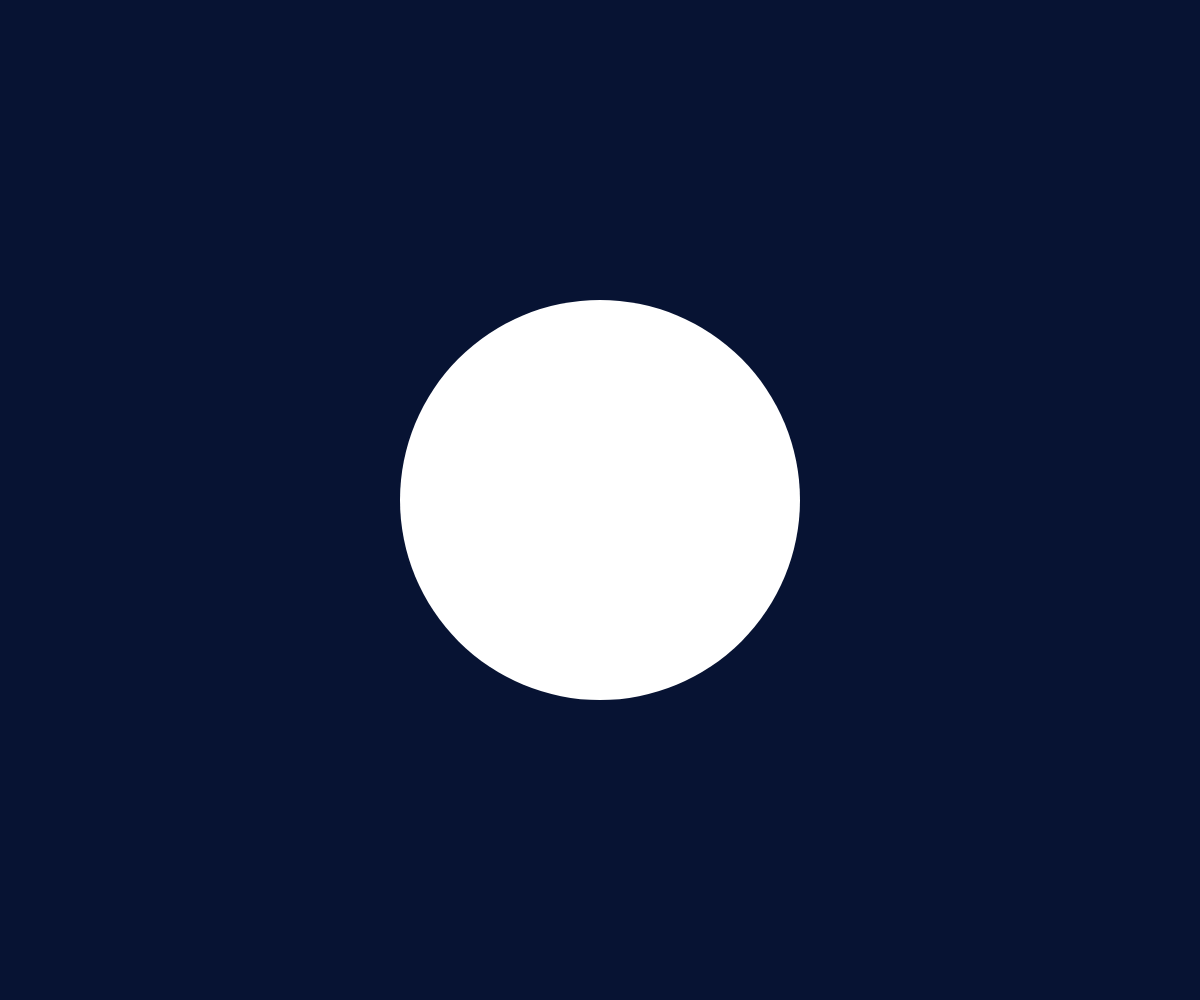
Frame 1 (no input)
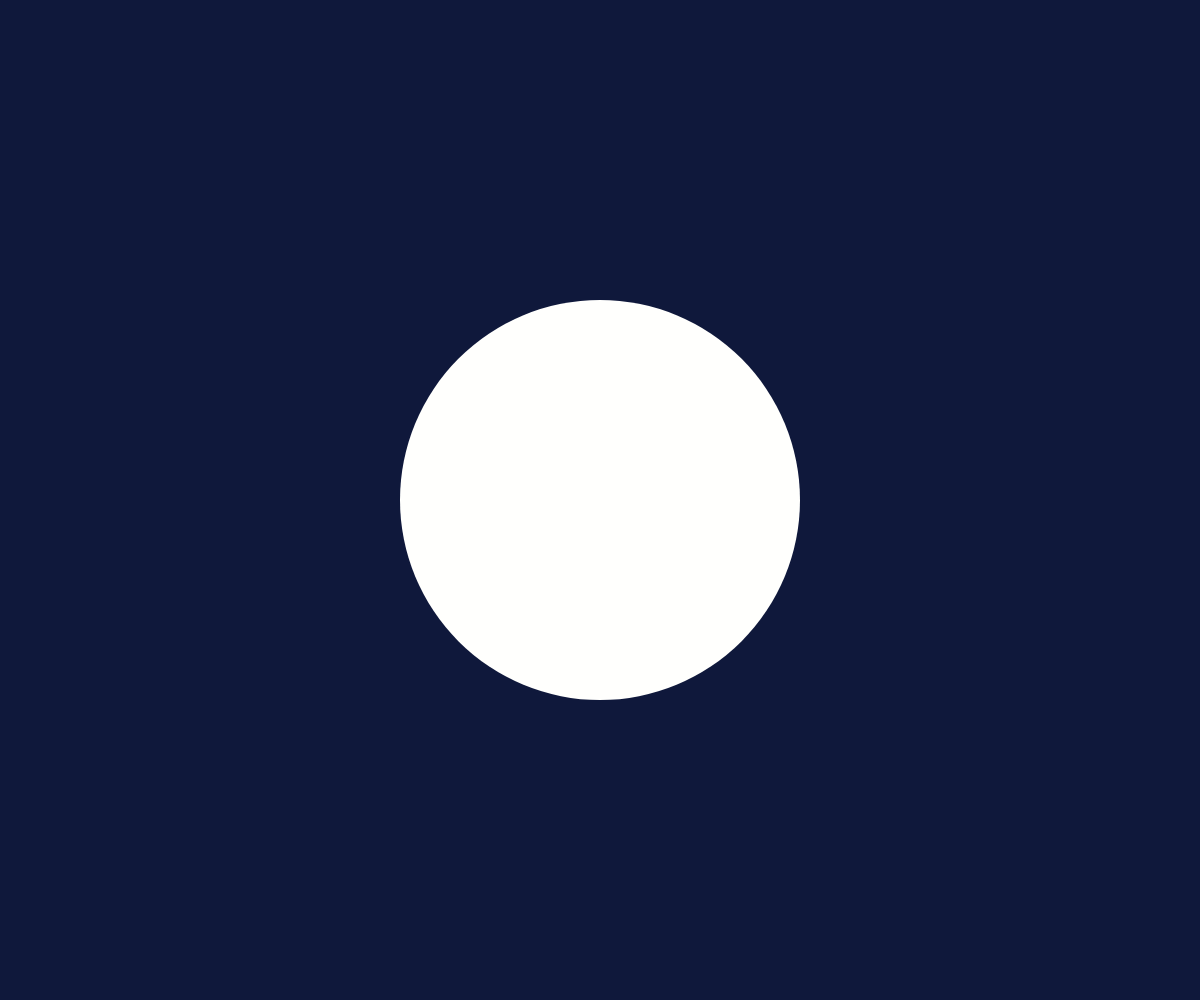
Frame 60 (no input)
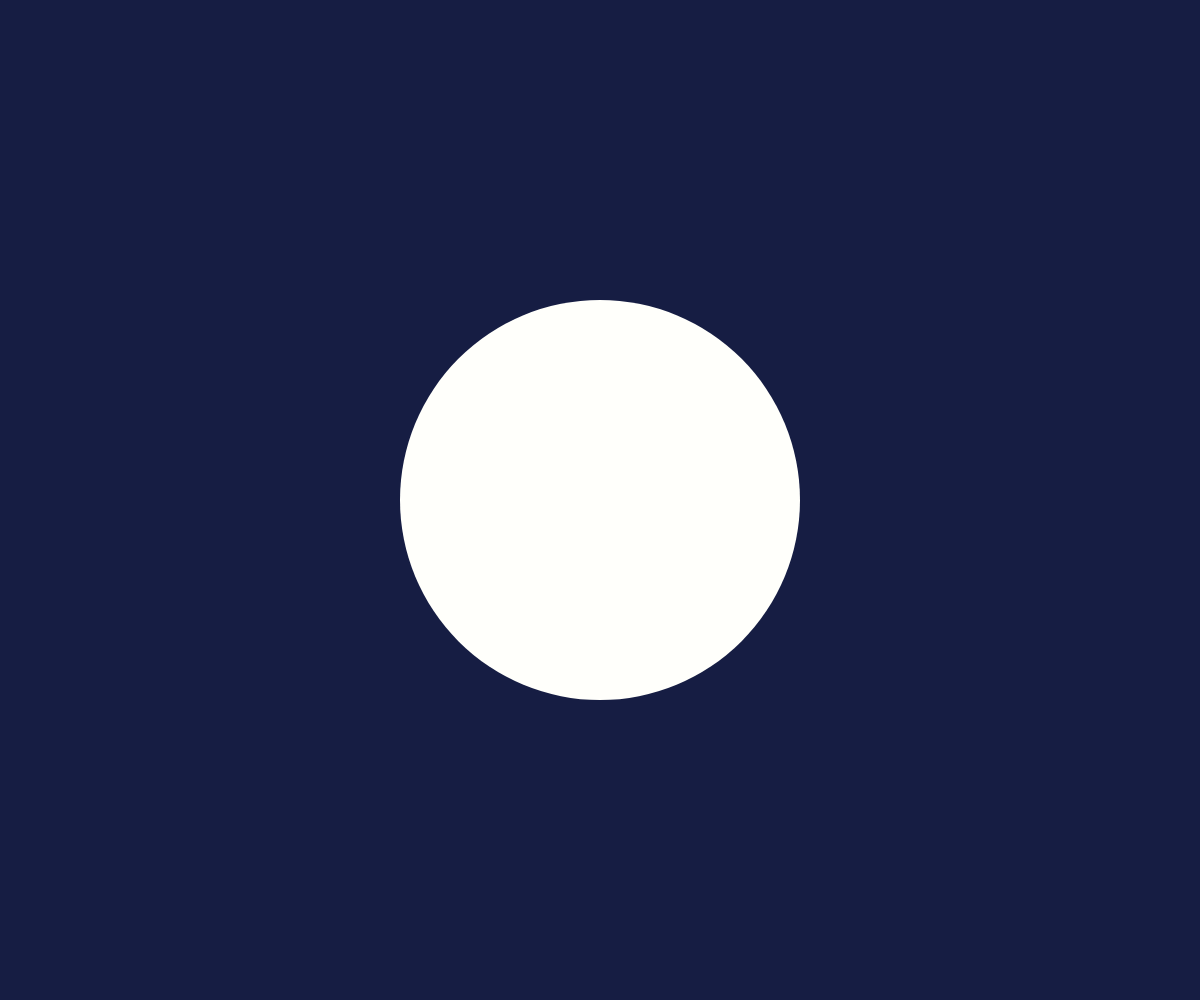
Frame 120 (the mouse pressed at the canvas centre since frame 60)

The p5.js sketch that drew these frames (run headless with seeded random() and noise() and a simulated clock; from frame 60 on, the mouse is pressed at the canvas centre):

// p5.js sketch
// ── sketch.js
let c1, c2, c3, c4, c5;
let circleColor;
let bgColor;

function setup() {
  createCanvas(windowWidth, windowHeight);
  angleMode(DEGREES);

  c1 = color(7, 19, 51);
  c2 = color(99, 82, 147);
  c3 = color(225, 133, 174);
  c4 = color(247, 189, 163);
  c5 = color(105, 210, 231);

  circleColor = color(255, 255, 255);
  bgColor = c1;
}

function draw() {
  background(bgColor);

  // Circle Color Change
  let t = map(millis() % 60000, 0, 60000, 0, 1);
  circleColor = lerpColor(color(255, 255, 255), color(255, 246, 143), t);

  // Draw Circle
  let centerX = width / 2;
  let centerY = height / 2;
  let circleSize = min(width, height) * 0.4;
  noStroke();
  fill(circleColor);
  circle(centerX, centerY, circleSize);

  // Background Color Change
  let t2 = map(millis() % 60000, 0, 60000, 0, 1);
  if (t2 < 0.2) {
    bgColor = lerpColor(c1, c2, t2 * 5);
  } else if (t2 < 0.4) {
    bgColor = lerpColor(c2, c3, (t2 - 0.2) * 5);
  } else if (t2 < 0.6) {
    bgColor = lerpColor(c3, c4, (t2 - 0.4) * 5);
  } else if (t2 < 0.8) {
    bgColor = lerpColor(c4, c5, (t2 - 0.6) * 5);
  } else {
    bgColor = lerpColor(c5, c1, (t2 - 0.8) * 5);
  }
}

function windowResized() {
  resizeCanvas(windowWidth, windowHeight);
}
